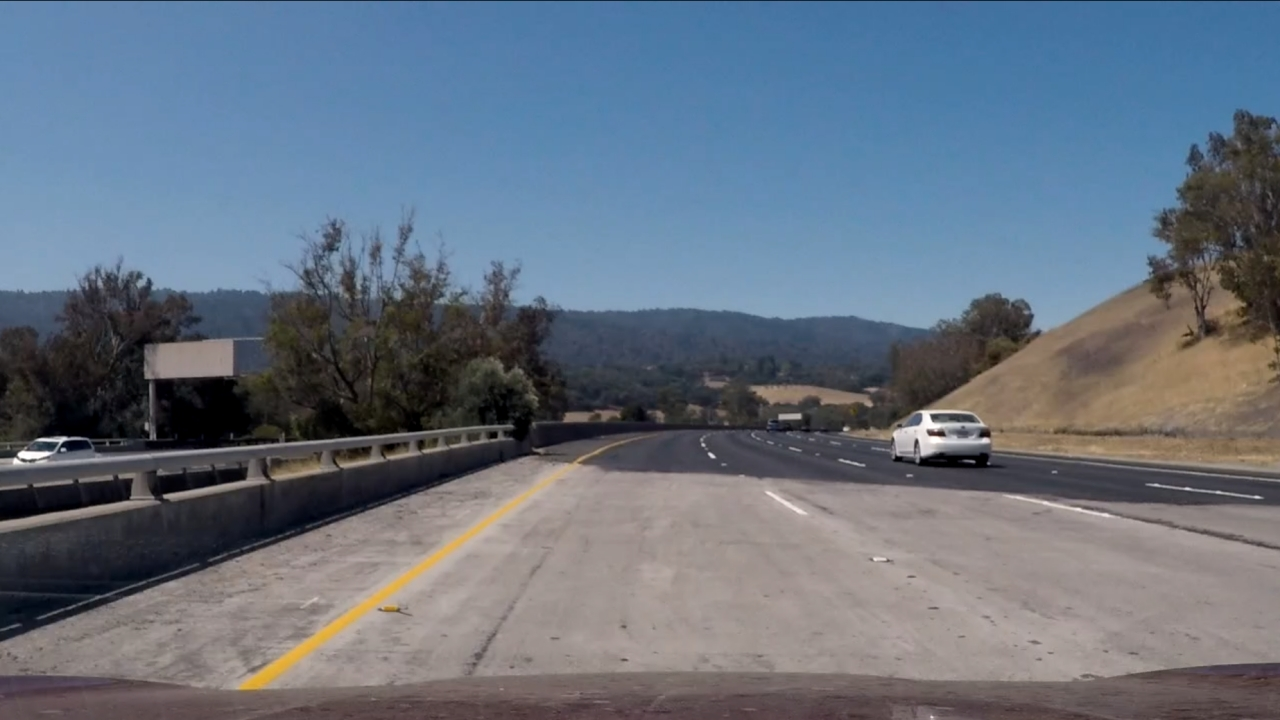
#> input picture test_images/test7.jpg, 1280 x 720 px
$ jupyter execute --allow-errors adv_project.ipynb   (shell and % lines are left out)   (older library calls are emulated)
#> lines starting #> are read from the running program, lines starting #| are printed output that depends on the picture; after the words box and inside, x2 and y2 are one past the last pixel; in counts of white or black regions, pixels touching at a corner belong together
# Self-Driving Car Engineer Nanodegree

## Advanced Lane Finding Project

The goals / steps of this project are the following:

* Compute the camera calibration matrix and distortion coefficients given a set of chessboard images.
* Apply a distortion correction to raw images.
* Use color transforms, gradients, etc., to create a thresholded binary image.
* Apply a perspective transform to rectify binary image ("birds-eye view").
* Detect lane pixels and fit to find the lane boundary.
* Determine the curvature of the lane and vehicle position with respect to center.
* Warp the detected lane boundaries back onto the original image.
* Output visual display of the lane boundaries and numerical estimation of lane curvature and vehicle position.

## Import Packages

[cell 1]
#importing some useful packages
import matplotlib.pyplot as plt
import matplotlib.image as mpimg
import numpy as np
import cv2
import pickle
import glob

## Camera Calibration
Extract object points and image points for camera calibration

[cell 2]
class Camera_Calibration(object):
    def __init__(self, recal=False):
        self.mtx = None
        self.dist = None
        if recal:
            self.reset_calibration_matrices()
        else:
            self.restore_undistortion_matrices()

    def reset_calibration_matrices(self):
        self.calculate_calibration_matrices()
        self.save_undistortion_matrices()

    def calculate_calibration_matrices(self):
        # prepare object points, like (0,0,0), (1,0,0), (2,0,0) ....,(6,5,0)
        objp = np.zeros((6*9,3), np.float32)
        objp[:,:2] = np.mgrid[0:9, 0:6].T.reshape(-1,2)

        # Arrays to store object points and image points from all the images.
        objpoints = [] # 3d points in real world space
        imgpoints = [] # 2d points in image plane.

        # Make a list of calibration images
        images = glob.glob('camera_cal/calibration*.jpg')

        # Step through the list and search for chessboard corners
        for idx, fname in enumerate(images):
            img = cv2.imread(fname)
            img_size = (img.shape[1], img.shape[2])
            gray = cv2.cvtColor(img, cv2.COLOR_BGR2GRAY)

            # Find the chessboard corners
            ret, corners = cv2.findChessboardCorners(gray, (9,6), None)

            # If found, add object points, image points
            if ret == True:
                objpoints.append(objp)
                imgpoints.append(corners)

                # Draw and display the corners
                cv2.drawChessboardCorners(img, (9,6), corners, ret)
                write_name = 'camera_cal/corners_found'+str(idx)+'.jpg'
                cv2.imwrite(write_name, img)
                # cv2.imshow('img', img)
                # cv2.waitKey(500)
        # cv2.destroyAllWindows()
        ret, self.mtx, self.dist, rvecs, tvecs = cv2.calibrateCamera(objpoints, imgpoints, img_size,None,None)

    # [8 lines left out: function save_undistortion_matrices, not called in this run]

    # Read mtx and dist from pickle file
    def restore_undistortion_matrices(self):
        file_handler = open("camera_cal/wide_dist_pickle.p", "rb")
#> (reads camera_cal/wide_dist_pickle.p from the repository)
#> further down, img is the input picture: shape (720, 1280, 3); mean R, G, B 102.6, 113.5, 127.4
        object_file = pickle.load(file_handler)
        file_handler.close()
        self.mtx = object_file["mtx"]
        self.dist = object_file["dist"]

    # Undistort the image with matrices computed in the previous steps
    def undistort(self, img):
        return cv2.undistort(img, self.mtx, self.dist, None, self.mtx)

[cell 3]
# Test undistortion on an image
cam_cal = Camera_Calibration()
#> (the rest of this cell did not finish here and is left out)

## Thresholding for binary image
1. Transform the image to HLS space, in order to get more robust thresholding by taking avantage of the satuation difference between lane line and background (road).
2. Use sobel operator focusing on x axis to detect the vertical lane line better.

[cell 4]
class Binary_Thresholding(object):
    def __init__(self):
        self.sat_thresh = (160, 255)
        self.sobel_thresh = (20, 100)
        self.sdir_thresh = (0.7, 1.3)

    def binarize(self, img):
        # Convert the image to HLS color space and separte the channels
        hls = cv2.cvtColor(img, cv2.COLOR_RGB2HLS)
#> hls: shape (720, 1280, 3); mean of channels 0, 1, 2 70.8, 115, 52.4
        lum_channel, sat_channel = hls[:, :, 1], hls[:, :, 2]

        # Sobel operator
        sobel_x = cv2.Sobel(lum_channel, cv2.CV_64F, 1, 0)
        abs_sobel_x = np.absolute(sobel_x)
        scaled_sobel_x = np.uint8(255 * abs_sobel_x / np.max(abs_sobel_x))

        # Threshold x gradient
        binary_sobel_x = np.zeros_like(scaled_sobel_x)
        binary_sobel_x[(scaled_sobel_x >= self.sobel_thresh[0]) & (scaled_sobel_x <= self.sobel_thresh[1])] = 1

        sobel_y = cv2.Sobel(sat_channel, cv2.CV_64F, 0, 1)
        abs_sobel_y = np.absolute(sobel_y)

        direction_sobel = np.arctan2(abs_sobel_y, abs_sobel_x)
        scaled_sobel_dir = np.uint8(255 * direction_sobel / np.max(direction_sobel))

        # Threshold sobel direction
        binary_sobel_dir = np.zeros_like(scaled_sobel_dir)
        binary_sobel_dir[(scaled_sobel_dir >= self.sdir_thresh[0]) & (scaled_sobel_dir <= self.sdir_thresh[1])] = 1

        # Threshold color channel
        binary_sat = np.zeros_like(sat_channel)
        binary_sat[(sat_channel >= self.sat_thresh[0]) & (sat_channel <= self.sat_thresh[1])] = 1

        # Combine each channel
        binary_color = np.dstack((binary_sat, binary_sobel_x, np.zeros_like(binary_sobel_x))) * 255
        binary_result = np.zeros_like(binary_sat)
        binary_result[(binary_sat==1) | (binary_sobel_x==1) & (binary_sobel_dir==1)] = 255
        return binary_result

[cell 5]
from os import listdir
from os.path import join

test_path = 'test_images/'
output_path = 'img_process/'
file_names = [f for f in listdir(test_path)]
bin_thresh = Binary_Thresholding()

for fname in file_names:
    img = mpimg.imread(join(test_path, fname))
    result = bin_thresh.binarize(img)
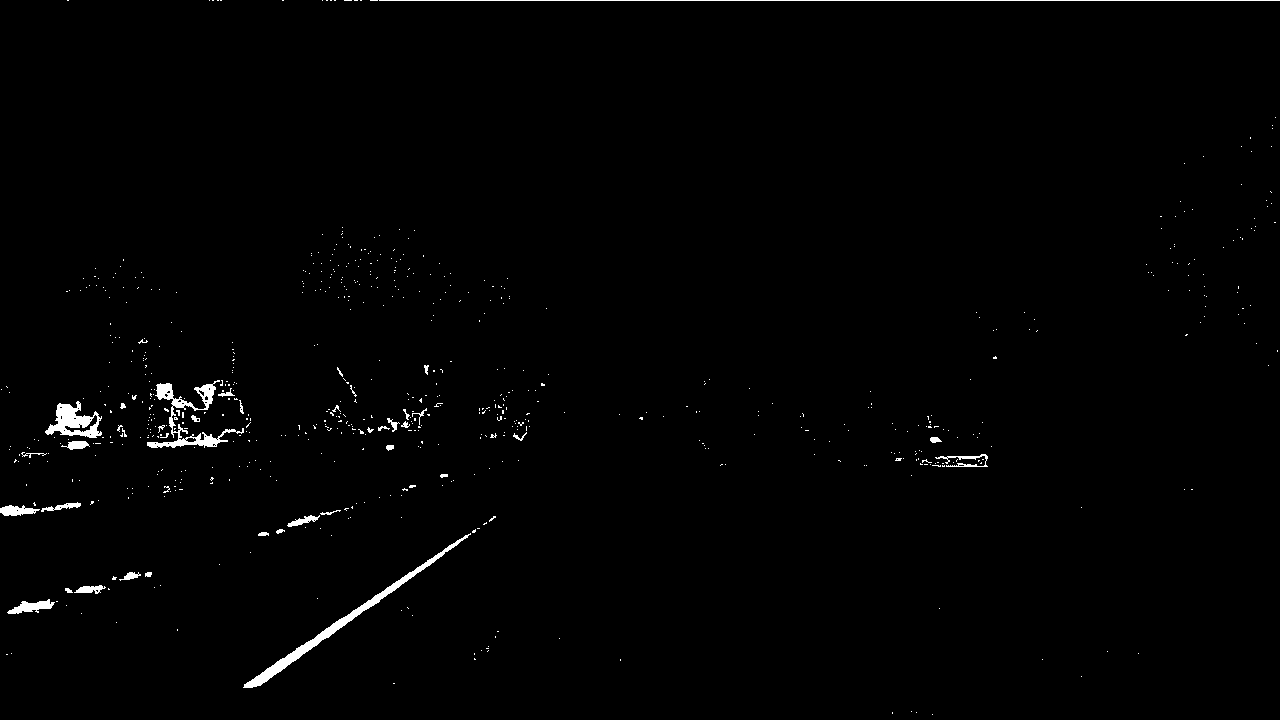
#> result: shape (720, 1280); 0.98% white; 694 white regions (656 under 20 px), largest, box (x1, y1, x2, y2) and area: (243, 533, 471, 688) 1834, (147, 380, 244, 448) 1393, (45, 401, 102, 438) 1039
    # cv2.imwrite(join(output_path, fname), result)

# result = binarize(image)
# Plot the result
f, (ax1, ax2) = plt.subplots(1, 2, figsize=(24, 9))
f.tight_layout()

ax1.imshow(img)
ax1.set_title('Original Image', fontsize=40)

ax2.imshow(result, cmap='gray')
ax2.set_title('Pipeline Result', fontsize=40)
plt.subplots_adjust(left=0., right=1, top=0.9, bottom=0.)

## Perspective Transformation

[cell 6]
class Perspective_Transform(object):
    def __init__(self, shape=(720,1280)):
        self.width, self.height = shape[1], shape[0]
        self.offset = 200
        self.src = np.float32([[180, 720], [584, 455],
                               [706, 455], [1100, 720]])
        self.dst = np.float32([[self.offset, self.height], [self.offset, 0],
                               [self.width - self.offset, 0], [self.width - self.offset, self.height]])
        self.M = cv2.getPerspectiveTransform(self.src, self.dst)
        self.Minv = cv2.getPerspectiveTransform(self.dst, self.src)

    # [4 lines left out: function refresh_M, not called in this run]

    def warp_perspective(self, img):
        return cv2.warpPerspective(img, self.M, (self.width, self.height), flags=cv2.INTER_LINEAR)

# [4 lines of commented-out code are left out]

[cell 7]
pers_trans = Perspective_Transform()
img = mpimg.imread('test_images/test1.jpg')
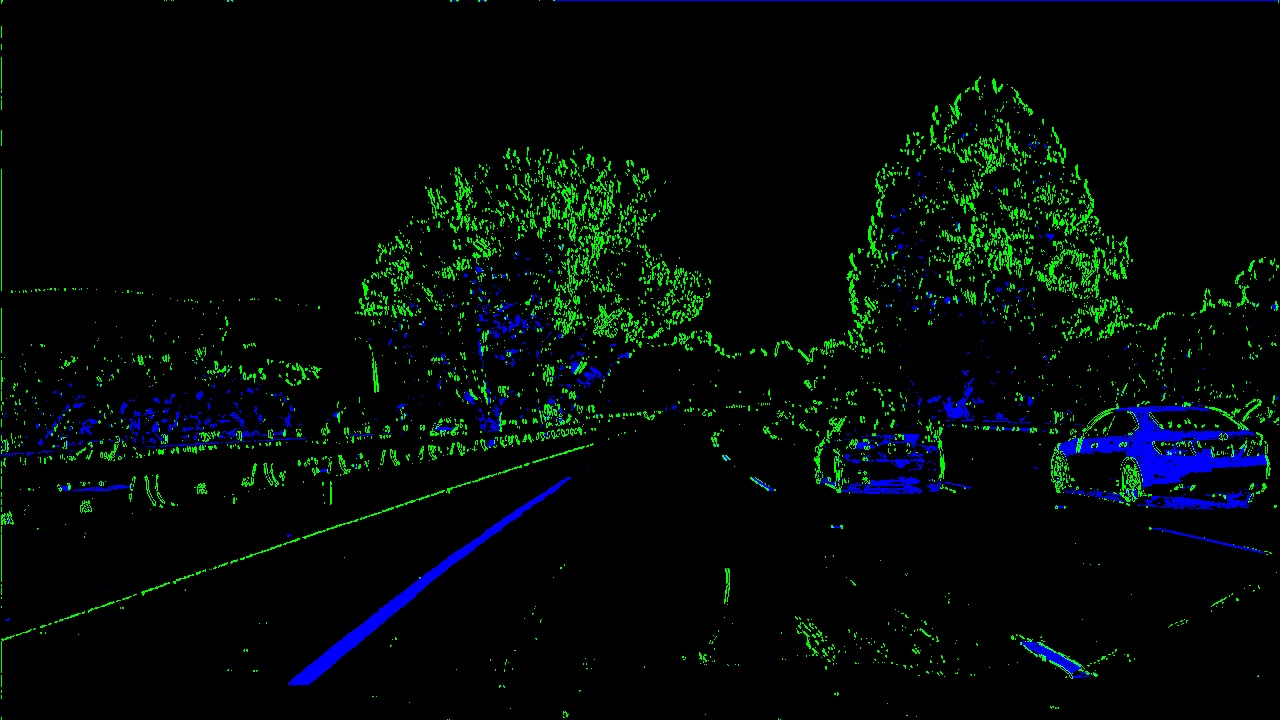
#> input picture img_process/test1.jpg, 1280 x 720 px, found by its file name
#> img is the input picture: shape (720, 1280, 3); mean R, G, B 2.8, 9.3, 7.9
ud_img = cam_cal.undistort(img)
bin_img = bin_thresh.binarize(ud_img)
#> in binarize (call 3), `sobel_y = cv2.Sobel(sat_channel, cv2.CV_64F, 0, 1)`:
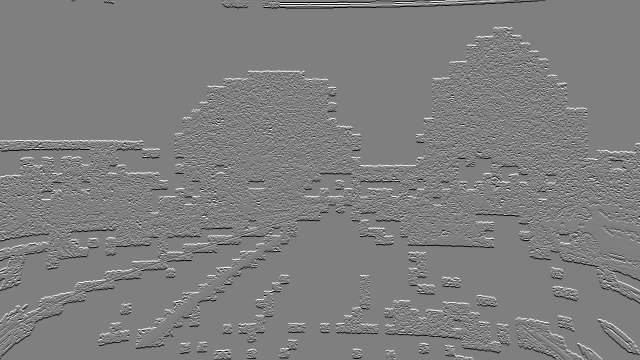
#> sobel_y: shape (720, 1280) float64 (shown at 1/2 size); min -1020, max 1020, mean -0.8; drawn with min black and max white
#> bin_img: shape (720, 1280); 33.5% white; 172 white regions (131 under 20 px), largest, box (x1, y1, x2, y2) and area: (0, 55, 1280, 718) 268585, (769, 601, 1002, 706) 10062, (1032, 635, 1168, 720) 4836
warped = pers_trans.warp_perspective(bin_img)
#> in warp_perspective, `return cv2.warpPerspective(img, self.M, (self.width, self.height), fla..`:
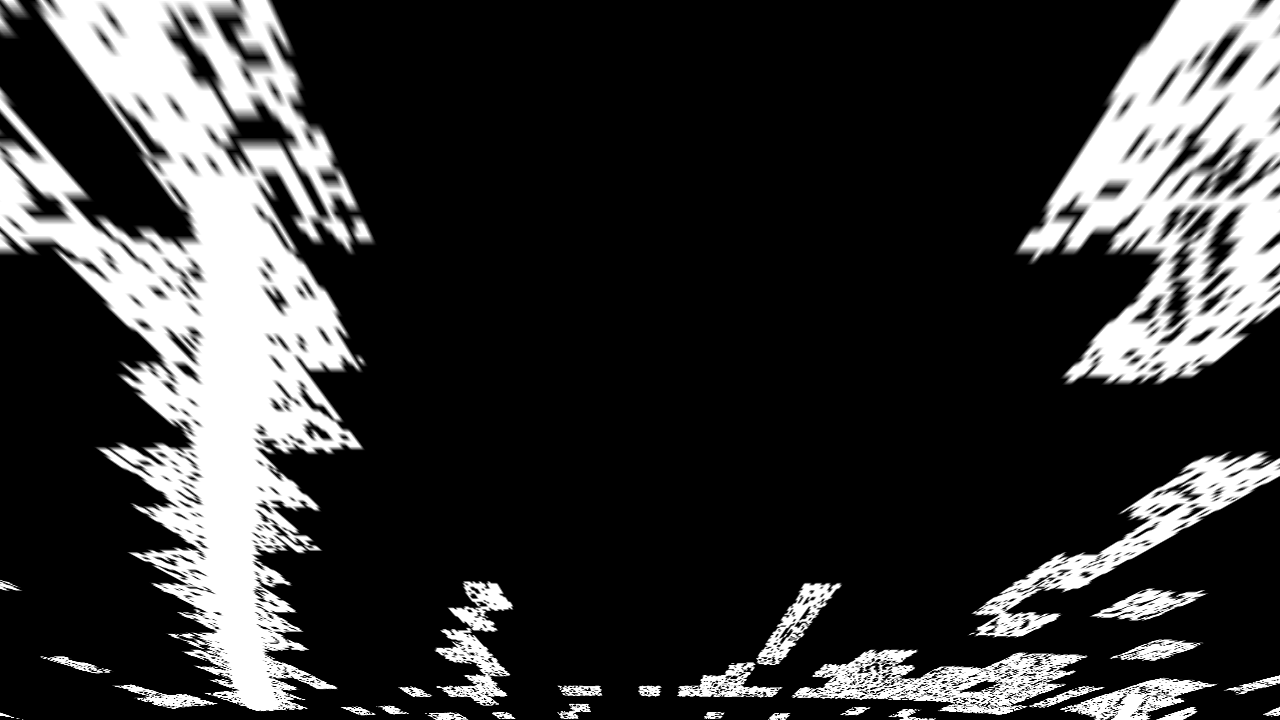
#> returned value: shape (720, 1280); min 0, max 255, mean 53.6

f, (ax1, ax2) = plt.subplots(1, 2, figsize=(24, 9))
f.tight_layout()

ax1.imshow(ud_img)
ax1.set_title('Original Image', fontsize=40)

ax2.imshow(warped, cmap='gray')
ax2.set_title('Pipeline Result', fontsize=40)
plt.subplots_adjust(left=0., right=1, top=0.9, bottom=0.)

## Lane Pixel Detection
1. Sliding window and fit polynomial
2. Use the previous poly-fit result

[cell 8]
class Find_Pixel(object):
    def __init__(self, img_shape=(720,1280)):
        self.num_windows = 9
        self.margin = 80
        self.min_pix = 60
        self.img_width = img_shape[1]
        self.img_height = img_shape[0]
        self.mid_point = self.img_width // 2
        self.window_height = self.img_height // self.num_windows
        self.left_fit = None
        self.right_fit = None

    def nonzero(self, bin_img):
        nonzero = bin_img.nonzero()
        nonzero_y = np.array(nonzero[0])
        nonzero_x = np.array(nonzero[1])
        return nonzero_x, nonzero_y

    def split_pixels(self, nonzero_x, nonzero_y, left_lane_inds, right_lane_inds):
        self.left_x = nonzero_x[left_lane_inds]
        self.left_y = nonzero_y[left_lane_inds]
        self.right_x = nonzero_x[right_lane_inds]
        self.right_y = nonzero_y[right_lane_inds]
        return self.left_x, self.left_y, self.right_x, self.right_y

    def find_pixel_sliding_window(self, binary_warped):
        histogram = np.sum(binary_warped, axis=0)
#> histogram = 1280 values, max 164816 at index 252, min 0 at index 516, mean 38594.2
        left_x_base = np.argmax(histogram[:self.mid_point])
#> left_x_base = 252
        right_x_base = np.argmax(histogram[self.mid_point:]) + self.mid_point
#> right_x_base = 1163

        nonzero_x, nonzero_y = self.nonzero(binary_warped)
#> in nonzero, `nonzero = bin_img.nonzero()`: nonzero = 240132 positions, rows 0 to 719, columns 0 to 1279

        left_x_current, right_x_current = left_x_base, right_x_base
#> left_x_current = 252; right_x_current = 1163
        left_lane_inds, right_lane_inds = [], []

        out_img = np.dstack((binary_warped, binary_warped, binary_warped))

        for window in range(self.num_windows):
            win_y_low = binary_warped.shape[0] - (window + 1) * self.window_height
            win_y_high = binary_warped.shape[0] - window * self.window_height
            win_x_left_low = left_x_current - self.margin
            win_x_left_high = left_x_current + self.margin
            win_x_right_low = right_x_current - self.margin
            win_x_right_high = right_x_current + self.margin

#             cv2.rectangle(out_img, (win_x_left_low, win_y_low),
#                           (win_x_left_high, win_y_high), (0, 255, 0), 2)
#             cv2.rectangle(out_img, (win_x_right_low, win_y_low),
#                           (win_x_right_high, win_y_high), (0, 255, 0), 2)
            good_left_inds = ((nonzero_y >= win_y_low) & (nonzero_y < win_y_high)
                              & (nonzero_x >= win_x_left_low) & (nonzero_x < win_x_left_high)).nonzero()[0]
            good_right_inds = ((nonzero_y >= win_y_low) & (nonzero_y < win_y_high)
                              & (nonzero_x >= win_x_right_low) & (nonzero_x < win_x_right_high)).nonzero()[0]
            left_lane_inds.append(good_left_inds)
            right_lane_inds.append(good_right_inds)

            if len(good_left_inds) > self.min_pix:
                left_x_current = np.int(np.mean(nonzero_x[good_left_inds]))
            if len(good_right_inds) > self.min_pix:
                right_x_current = np.int(np.mean(nonzero_x[good_right_inds]))
#> this loop made 9 passes
#> (win_x_left_low, win_x_left_high, win_x_right_low, win_x_right_high, left_x_current, right_x_current) on passes 1 to 8: (172, 332, 1083, 1243, 249, 1147), (169, 329, 1067, 1227, 231, 1126), (151, 311, 1046, 1206, 229, 1154), (149, 309, 1074, 1234, 228, 1208), (148, 308, 1128, 1288, 228, 1179), (148, 308, 1099, 1259, 226, 1193), (146, 306, 1113, 1273, 230, 1191), (150, 310, 1111, 1271, 226, 1190)
#> after the loop, left_lane_inds = 9 items; right_lane_inds = 9 items

        try:
            left_lane_inds = np.concatenate(left_lane_inds)
            right_lane_inds = np.concatenate(right_lane_inds)
        except ValueError:
            pass

        left_x, left_y, right_x, right_y = self.split_pixels(nonzero_x, nonzero_y, left_lane_inds, right_lane_inds)

        return left_x, left_y, right_x, right_y

    def fit_poly(self, left_x, left_y, right_x, right_y):
        self.left_fit = np.polyfit(left_y, left_x, 2)
#> self.left_fit = [2.73e-05, 0.00805, 221.8]
        self.right_fit = np.polyfit(right_y, right_x, 2)
#> self.right_fit = [-8.37e-05, -0.0382, 1203.3]
        plot_y = np.linspace(0, self.img_height - 1, self.img_height)
        left_fit_x = self.left_fit[0] * plot_y ** 2 + self.left_fit[1] * plot_y + self.left_fit[2]
#> left_fit_x = 720 values from 221.8 to 241.7
        right_fit_x = self.right_fit[0] * plot_y ** 2 + self.right_fit[1] * plot_y + self.right_fit[2]
#> right_fit_x = 720 values, max 1203.3 at index 0, min 1132.6 at index 719, mean 1175.2
        return left_fit_x, right_fit_x

# [4 lines of commented-out code are left out]

    def search_and_fit(self, binary_warped, left_fit=None, right_fit=None, should_visualize=False):
        if left_fit is None or right_fit is None:
            if self.left_fit is None or self.right_fit is None:
                # Initiate the poly by sliding window if not provided
                left_x, left_y, right_x, right_y = self.find_pixel_sliding_window(binary_warped)
                left_fit_x, right_fit_x = self.fit_poly(left_x, left_y, right_x, right_y)
#> left_fit_x = 720 values from 221.8 to 241.7
        else:
            self.left_fit, self.right_fit = left_fit, right_fit

        nonzero_x, nonzero_y = self.nonzero(binary_warped)

        left_lane_inds = [(nonzero_x > (self.left_fit[0] * nonzero_y ** 2 + self.left_fit[1] * nonzero_y + self.left_fit[2] - self.margin))
                          & (nonzero_x < (self.left_fit[0] * nonzero_y ** 2 + self.left_fit[1] * nonzero_y + self.left_fit[2] + self.margin))]
        right_lane_inds = [(nonzero_x > (self.right_fit[0] * nonzero_y ** 2 + self.right_fit[1] * nonzero_y + self.right_fit[2] - self.margin))
                           & (nonzero_x < (self.right_fit[0] * nonzero_y ** 2 + self.right_fit[1] * nonzero_y + self.right_fit[2] + self.margin))]
        left_x, left_y, right_x, right_y = self.split_pixels(nonzero_x, nonzero_y, left_lane_inds, right_lane_inds)
        left_fit_x, right_fit_x = self.fit_poly(left_x, left_y, right_x, right_y)

# [26 lines of commented-out code are left out]

    def get_pixels(self):
        return (self.left_x, self.left_y, self.right_x, self.right_y)

[cell 9]
find_pixel = Find_Pixel()
#> (the rest of this cell did not finish here and is left out)

## Calculate the Curvature

[cell 10]
class Curvature_Measurement(object):
    # [5 lines left out: function __init__, not called in this run]

    def fit_poly_real(self, x, y):
        fit_cr = np.polyfit(y * self.y_meter_per_pix, x * self.x_meter_per_pix, 2)
        return fit_cr

    # [7 lines left out: function get_curvature, not called in this run]

## Identify the line class

[cell 11]
from collections import deque
# Define a class to receive the characteristics of each line detection
class Line(object):
    # [21 lines left out: functions __init__, add_new_fit, generate_points, not called in this run]

[cell 12]
class Pipeline(object):
    # [39 lines left out: functions __init__, calculate_camera_distance, draw_detection, not called in this run]

    def add_text_on_image(self, img, text):
        cv2.putText(img, text, (x, y), cv2.FONT_HERSHEY_DUPLEX, 0.8, (255, 255, 255), 2)
        return img

    # [58 lines left out: functions run_image, run_video, not called in this run]

## Test on test images

[cell 13]
# [8 lines of commented-out code are left out]

## Test on videos

[cell 14]
from moviepy.editor import VideoFileClip

def build_augmented_video(path):
    output_video_name = 'output_videos/{0}_augmented.mp4'.format(path)
    input_video = VideoFileClip("{0}.mp4".format(path))

    pipeline = Pipeline()
    output_video = input_video.fl_image(pipeline.run_video)

    output_video.write_videofile(output_video_name, audio=False)

[cell 15]
build_augmented_video('project_video')
#> (the call stopped at in build_augmented_video, `input_video = VideoFileClip("{0}.mp4".format(path))`: moviepy is not available in this run)

[cell 16]
from IPython.display import HTML
HTML("""
<video width="960" height="540" controls>
  <source src="{0}">
</video>
""".format('output_videos/project_video_augmented.mp4'))

[cell 17]
build_augmented_video('challenge_video')
#> (the call stopped at in build_augmented_video, `input_video = VideoFileClip("{0}.mp4".format(path))`: moviepy is not available in this run)

[cell 18]
HTML("""
<video width="960" height="540" controls>
  <source src="{0}">
</video>
""".format('output_videos/challenge_video_augmented.mp4'))

[cell 19]
build_augmented_video('harder_challenge_video')
#> (the call stopped at in build_augmented_video, `input_video = VideoFileClip("{0}.mp4".format(path))`: moviepy is not available in this run)
